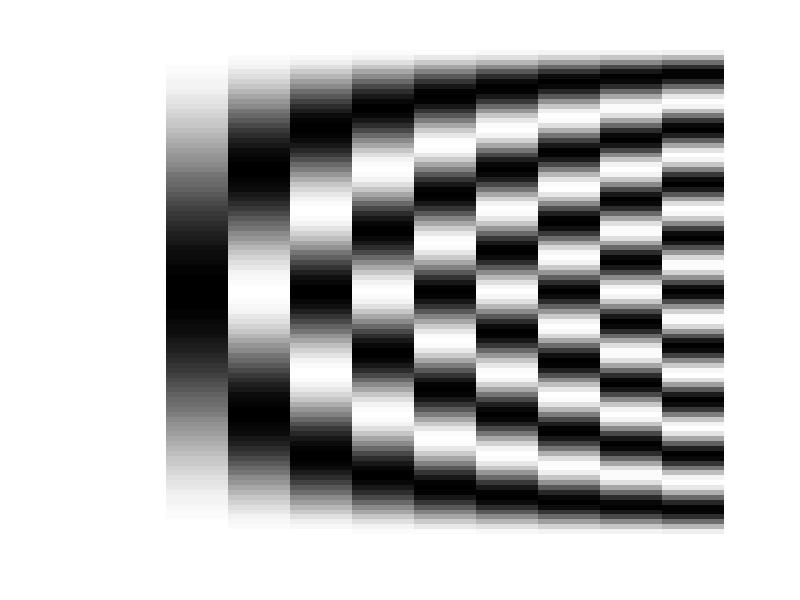
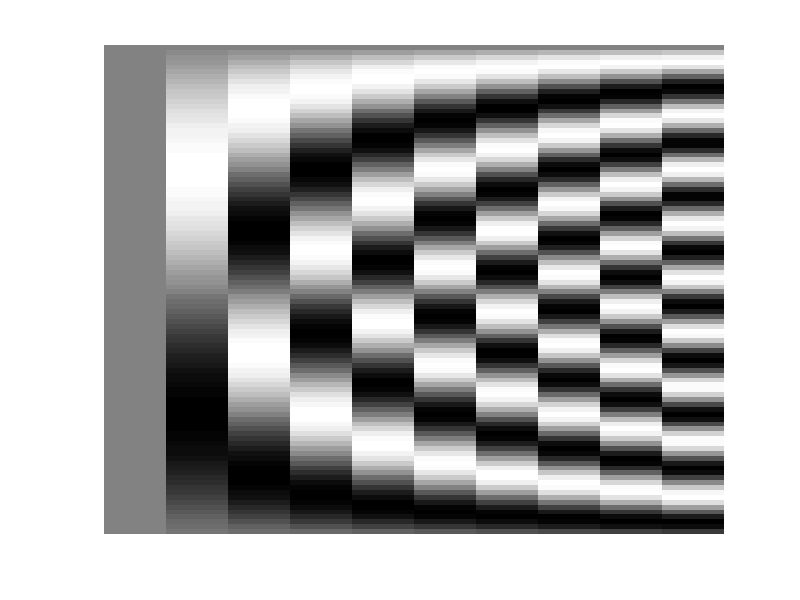
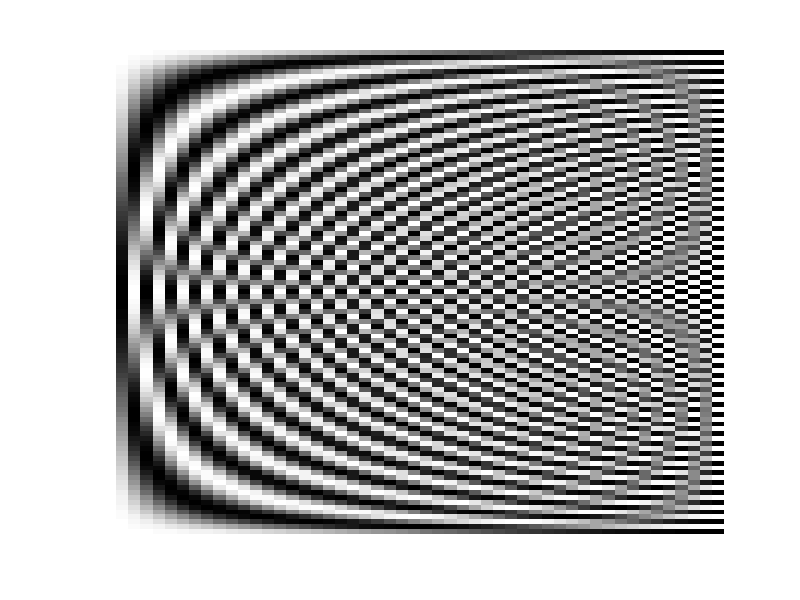

These charts were generated, in order, by the following MATLAB code: (Note: this script raises an error after producing the figures.)
% extraFourierStuff

dt = .01;      % our units are seconds. So each integer time point is scaled to dt sec
tmax = 1
t = [0:dt:tmax-dt]';
% Notice that we are sampling time at a rate of 1/dt. This will be
% important later.
samplingRate = 1./dt    % in Hz

nyq = samplingRate/2

k = [0:nyq];
% Make a matrix representing the cosine basis set
[T,K] = ndgrid(t,k);

C = cos(2*pi*K.*T);
S = sin(2*pi*K.*T);
imagesc(C(:,[1:10]))
colormap(gray)
set(gca,'Visible','off')
print -dtiff C1thru10.tif
imagesc(S(:,[1:10]))
colormap(gray)
set(gca,'Visible','off')
print -dtiff S1thru10.tif

clf
imagesc(C)
set(gca,'Visible','off')
print -dtiff C_all.tif







sqwav = sign(cos(3*pi*2*t)+eps);
q = fft(sqwav);
a = real(q(1:nyq+1));
b = imag(q(1:nyq+1));
max(abs(a))
max(abs(b))

clf
imagesc(sqwav)
set(gca,'Visible','off')
pos = get(gca,'Position')
set(gca,'pos',pos .* [1 1 .1 1])
print -dtiff sq3.tif

clf
imagesc(a)
set(gca,'Visible','off')
set(gca,'pos',pos .* [1 1 .1 1])
print -dtiff fftReal_sq3.tif


B = repmat(a',length(t),1) .* C;
clf 
imagesc(B)
set(gca,'Visible','off')
print -dtiff cosDecomp_sq3.tif

sum(a>1)
plot(a)
a(4)
alist = [4:6:length(a)]
n = length(alist)
psum = zeros(size(B(:,1)));
clf
i=1
for i = 1:n
    f = B(:,alist(i));
    ax(2*i - 1) = subplot(n,2,2*i-1);
    plot(t,f)
    ax(2*i) = subplot(n,2,2*i);
    psum = psum+f;
    plot(t,psum);
end
set(ax,'Box','off','YLim',[-100 100])
set(ax,'YTick',[])
set(ax(1:end-2),'XTickLabel',[])
set(ax,'TickDir','out')



    
